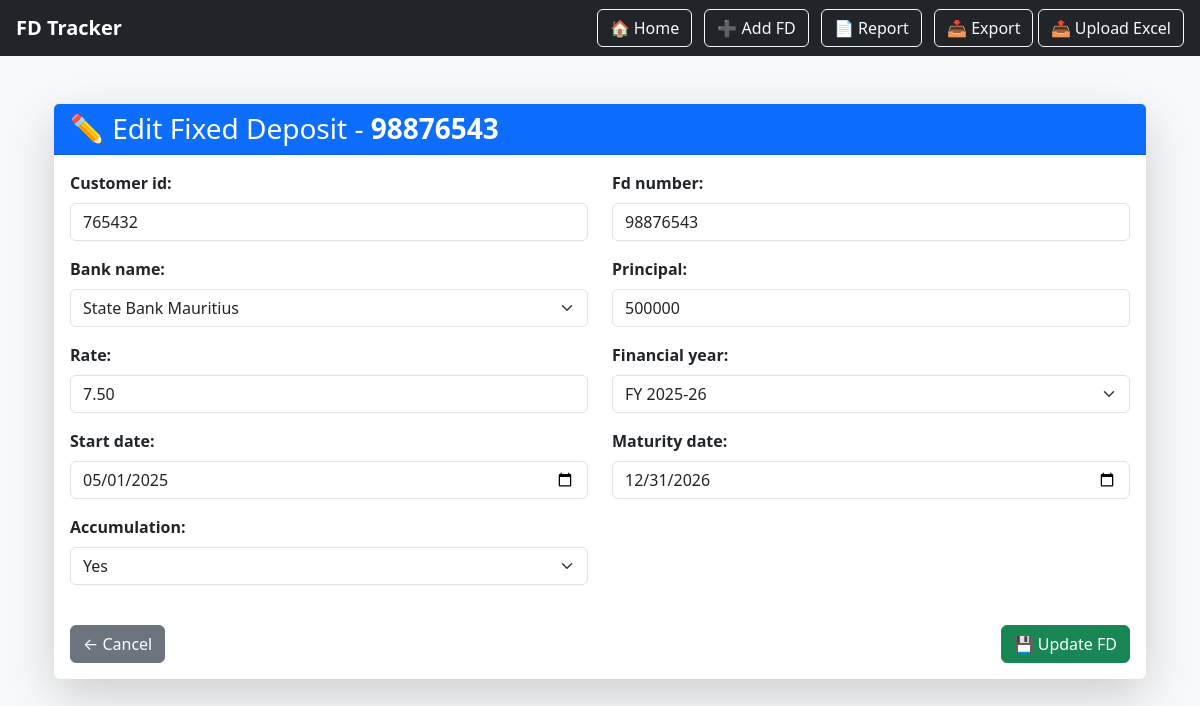
Page /edit-fd/65/ on the committed database.
### fdapp/models.py (models this page shows, shortened)
class FixedDeposit(models.Model):
    customer_id = models.CharField(max_length=100)
    fd_number = models.CharField(max_length=100)
    bank_name = models.CharField(max_length=100, choices=BANK_CHOICES)
    principal = models.IntegerField()
    rate = models.DecimalField(max_digits=5, decimal_places=2)
    start_date = models.DateField()
    maturity_date = models.DateField()
    financial_year = models.CharField(max_length=10, blank=True, null=True)
    interest = models.FloatField(blank=True, null=True)          # Total calculated interest
    tds = models.FloatField(blank=True, null=True)               # TDS on interest
    closing_balance = models.FloatField(blank=True, null=True)   # Final FD value
    interest_type = models.CharField(                            # 'Accrued' or 'Actual'
        max_length=20, blank=True, null=True
    )
    accumulation = models.CharField(                             # 'Yes' or 'No'
        max_length=3,
        choices=[('Yes', 'Yes'), ('No', 'No')],
        default='Yes'
    )
    uploaded_at = models.DateTimeField(auto_now_add=True)

### fdapp/views.py (the view)
# urls.py: path('edit-fd/<int:pk>/', views.edit_fd, name='edit_fd'),
def edit_fd(request, pk):
    fd = get_object_or_404(FixedDeposit, pk=pk)
    if request.method == 'POST':
        form = FixedDepositForm(request.POST, instance=fd)
        if form.is_valid():
            form.save()
            return redirect('home')
    else:
        form = FixedDepositForm(instance=fd)
    return render(request, 'edit_fd.html', {'form': form, 'fd': fd})

### fdapp/Templates/edit_fd.html (shortened to what this page needs)
{% extends "base.html" %}
{% block content %}
<div class="container mt-5">
  <div class="card shadow-lg border-0">
    <div class="card-header bg-primary text-white">
      <h3 class="mb-0">✏️ Edit Fixed Deposit - <strong>{{ fd.fd_number }}</strong></h3>
    </div>
    <div class="card-body">
      <form method="POST" class="needs-validation" novalidate>
        <div class="row">
          {% for field in form %}
            <div class="mb-3 col-md-6">
              <label class="form-label fw-bold">{{ field.label_tag }}</label>
              {{ field }}
            </div>
          {% endfor %}
        </div>
        <div class="d-flex justify-content-between mt-4">
          <a href="{% url 'home' %}" class="btn btn-secondary">← Cancel</a>
          <button type="submit" class="btn btn-success">💾 Update FD</button>
        </div>
      </form>
    </div>
  </div>
</div>
{% endblock %}

### rows in the picture
FixedDeposit: fd_number "98876543", form "765432" "98876543" "State Bank Mauritius" "500000" "7.50" "FY 2025-26" "05/01/2025" "12/31/2026" "Yes"

### other values in the picture
{{ field.label_tag }} "Customer id:" "Fd number:" "Bank name:" "Principal:" "Rate:" "Financial year:" "Start date:" "Maturity date:" "Accumulation:"
